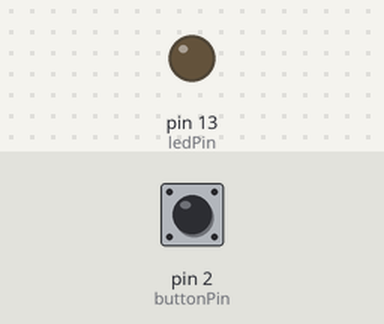
A sketch run on a simulated Arduino Uno, built with avr-gcc and run on an emulated ATmega328P. Shown: output pins drawn as LEDs (lit = HIGH). The inputs (shaded band) are chosen by the test bench; at power-on: pin 2 (buttonPin) LOW.

Above: at 1.2 s.
1.3 s: pin 2 (buttonPin) pulled HIGH for 0.15 s
At 1.37 s:
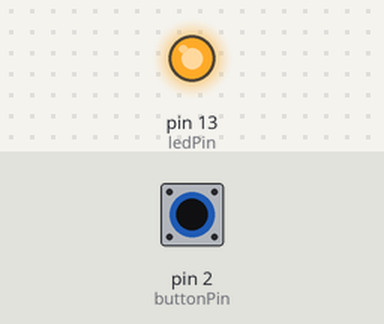
2.9 s: pin 2 (buttonPin) pulled HIGH for 3.2 s
At 6.8 s:
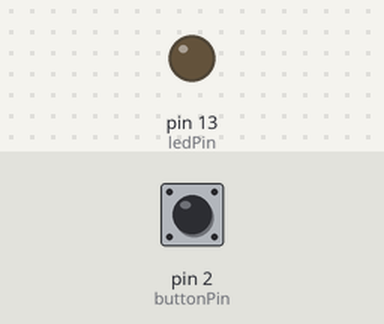
Timing chart, 0 to 8.3 s (numbered marks = the images above; inputs shaded):
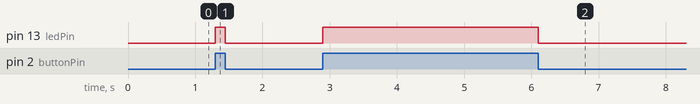

Measured:
- after the input at 1.3 s, pin 13 (ledPin): LOW → HIGH at once, → LOW 0.15 s later
- after the input at 2.9 s, pin 13 (ledPin): LOW → HIGH at once, → LOW 3.2 s later

The sketch:

01_arduino_button.ino
```cpp
// Works for the normal as well as the touch button of the grove kit.

const int buttonPin = 2;
const int ledPin = LED_BUILTIN;

void setup() {
  pinMode(buttonPin, INPUT);
  pinMode(ledPin, OUTPUT);
}

void loop() {
    if(digitalRead(buttonPin) == HIGH) {
      digitalWrite(ledPin, HIGH);
    } else {
      digitalWrite(ledPin, LOW);
    }
}
```
